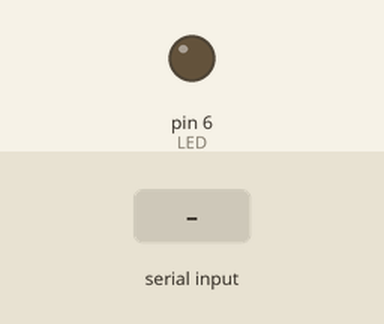
Simulated run of this sketch. Board: Arduino Uno, built with avr-gcc and run on an emulated ATmega328P. Shown: output pins drawn as LEDs (lit = HIGH). Inputs (shaded band) come from the test bench.

Above: at 1.2 s.
1.3 s: byte 1 (1) received over Serial
At 2.1 s:
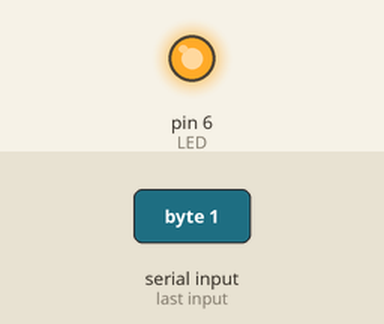
Timing chart, 0 to 4.3 s (numbered marks = the images above; inputs shaded):
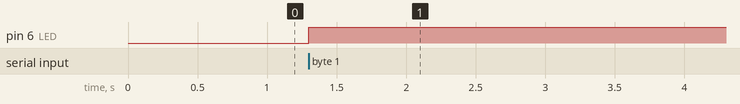

Measured:
- after the input at 1.3 s, pin 6 (LED): LOW → HIGH at once

The sketch:

ex10_01_a.ino
```cpp
// 아두이노: 수신된 정수로 LED 점멸 제어

#define LED 6

void setup() {
  pinMode(LED, OUTPUT);
  Serial.begin(9600);
}

void loop() {
  while (Serial.available()) {		// 수신 여부 검사
    int value = Serial.read();		// 수신값 읽기
    if (value == 1) {			// 수신값이 1인 경우
      digitalWrite(LED, 1);
    } else if (value == 0) {		// 수신값이 0인 경우
      digitalWrite(LED, 0);
    }
  }
}
```
